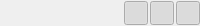
             <widget class="QWidget" name="panelToolbar" native="true">
              <property name="minimumSize">
               <size>
                <width>0</width>
                <height>26</height>
               </size>
              </property>
              <property name="maximumSize">
               <size>
                <width>16777215</width>
                <height>26</height>
               </size>
              </property>
              <layout class="QHBoxLayout" name="panelToolbarLayout">
               <property name="spacing">
                <number>2</number>
               </property>
               <property name="leftMargin">
                <number>0</number>
               </property>
               <property name="topMargin">
                <number>0</number>
               </property>
               <property name="rightMargin">
                <number>0</number>
               </property>
               <property name="bottomMargin">
                <number>0</number>
               </property>
               <item>
                <spacer name="panelToolbarSpacer">
                 <property name="orientation">
                  <enum>Qt::Horizontal</enum>
                 </property>
                 <property name="sizeHint" stdset="0">
                  <size>
                   <width>40</width>
                   <height>20</height>
                  </size>
                 </property>
                </spacer>
               </item>
               <item>
                <widget class="QPushButton" name="buttonPanelLeft">
                 <property name="minimumSize">
                  <size>
                   <width>24</width>
                   <height>24</height>
                  </size>
                 </property>
                 <property name="maximumSize">
                  <size>
                   <width>24</width>
                   <height>24</height>
                  </size>
                 </property>
                 <property name="focusPolicy">
                  <enum>Qt::NoFocus</enum>
                 </property>
                 <property name="toolTip">
                  <string>Toggle the left timeseries panel</string>
                 </property>
                 <property name="text">
                  <string/>
                 </property>
                 <property name="checkable">
                  <bool>true</bool>
                 </property>
                 <property name="checked">
                  <bool>true</bool>
                 </property>
                 <property name="flat">
                  <bool>true</bool>
                 </property>
                </widget>
               </item>
               <item>
                <widget class="QPushButton" name="buttonPanelBottom">
                 <property name="minimumSize">
                  <size>
                   <width>24</width>
                   <height>24</height>
                  </size>
                 </property>
                 <property name="maximumSize">
                  <size>
                   <width>24</width>
                   <height>24</height>
                  </size>
                 </property>
                 <property name="focusPolicy">
                  <enum>Qt::NoFocus</enum>
                 </property>
                 <property name="toolTip">
                  <string>Toggle the bottom timeline panel</string>
                 </property>
                 <property name="text">
                  <string/>
                 </property>
                 <property name="checkable">
                  <bool>true</bool>
                 </property>
                 <property name="checked">
                  <bool>true</bool>
                 </property>
                 <property name="flat">
                  <bool>true</bool>
                 </property>
                </widget>
               </item>
               <item>
                <widget class="QPushButton" name="buttonPanelRight">
                 <property name="minimumSize">
                  <size>
                   <width>24</width>
                   <height>24</height>
                  </size>
                 </property>
                 <property name="maximumSize">
                  <size>
                   <width>24</width>
                   <height>24</height>
                  </size>
                 </property>
                 <property name="focusPolicy">
                  <enum>Qt::NoFocus</enum>
                 </property>
                 <property name="toolTip">
                  <string>Toggle the right settings panel</string>
                 </property>
                 <property name="text">
                  <string/>
                 </property>
                 <property name="checkable">
                  <bool>true</bool>
                 </property>
                 <property name="checked">
                  <bool>true</bool>
                 </property>
                 <property name="flat">
                  <bool>true</bool>
                 </property>
                </widget>
               </item>
              </layout>
             </widget>
